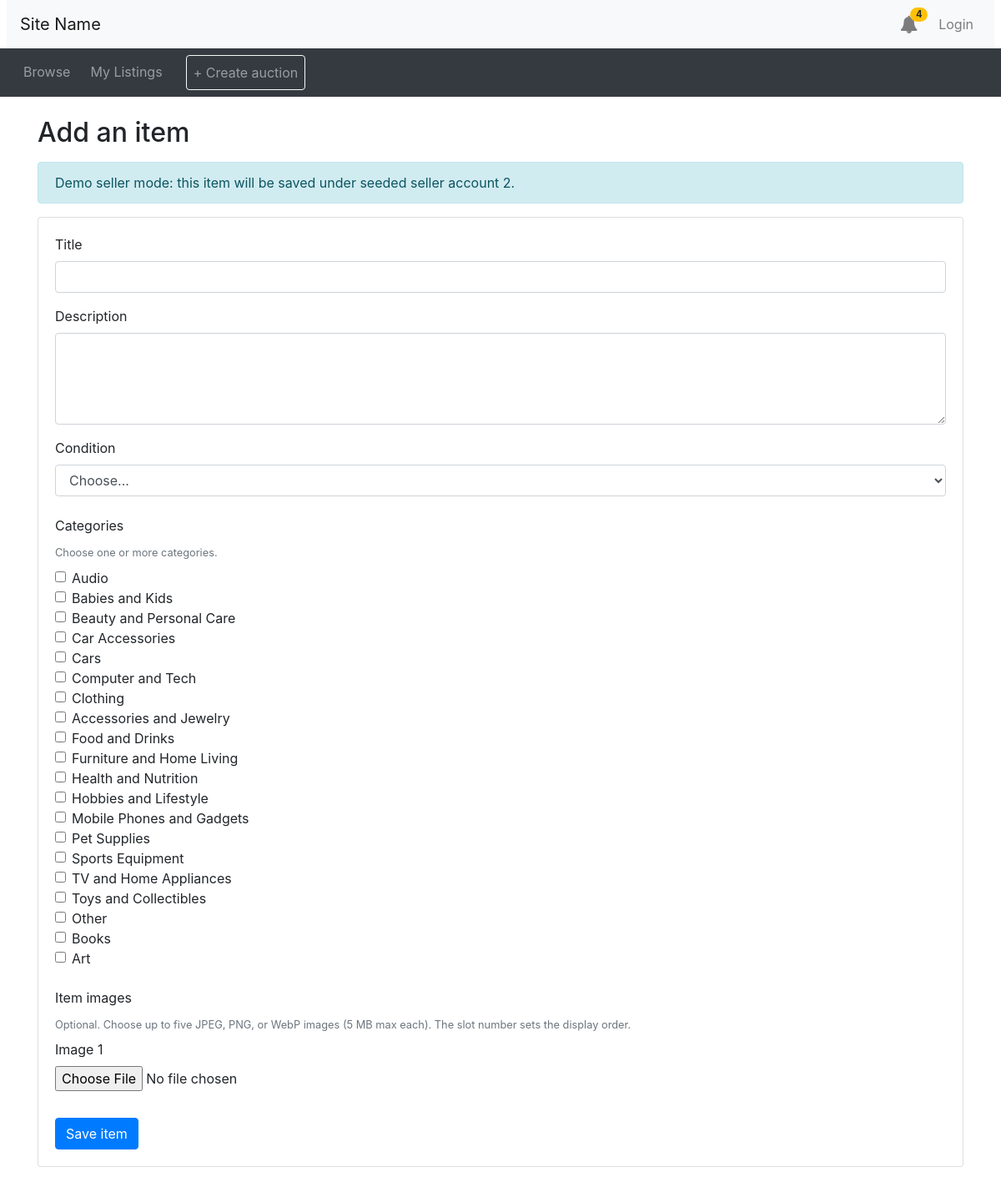
Screenshot of /auction/create_item.php with the database file from the repository.
### tables this page shows
CREATE TABLE Categories (
    categoryId INT UNSIGNED NOT NULL AUTO_INCREMENT PRIMARY KEY,
    name       ENUM(
        'AUDIO',
        'BABIES_AND_KIDS',
        'BEAUTY_AND_PERSONAL_CARE',
        'CAR_ACCESSORIES',
        'CARS',
        'COMPUTER_AND_TECH',
        'CLOTHING',
        'ACCESSORIES_AND_JEWELRY',
        'FOOD_AND_DRINKS',
        'FURNITURE_AND_HOME_LIVING',
        'HEALTH_AND_NUTRITION',
        'HOBBIES_AND_LIFESTYLE',
        'MOBILE_PHONES_AND_GADGETS',
        'PET_SUPPLIES',
        'SPORTS_EQUIPMENT',
        'TV_AND_HOME_APPLIANCES',
        'TOYS_AND_COLLECTIBLES',
        'OTHER',
        'BOOKS',
        'ART'
    ) NOT NULL UNIQUE
);

### auction/create_item.php (the view, shortened to what this page needs)
<?php include_once("header.php")?>
<div class="container my-4">
  <h2 class="my-3">Add an item</h2>
  <div class="alert alert-info">
    Demo seller mode: this item will be saved under seeded seller account 2.
  </div>
<?php
  require_once __DIR__ . '/../sql/database.php';
  $categories = mysqli_query($connection, 'SELECT categoryId, name FROM Categories ORDER BY name');
  $category_labels = [
    'AUDIO' => 'Audio',
    'BABIES_AND_KIDS' => 'Babies and Kids',
    'BEAUTY_AND_PERSONAL_CARE' => 'Beauty and Personal Care',
    'CAR_ACCESSORIES' => 'Car Accessories',
    'CARS' => 'Cars',
    'COMPUTER_AND_TECH' => 'Computer and Tech',
    'CLOTHING' => 'Clothing',
    'ACCESSORIES_AND_JEWELRY' => 'Accessories and Jewelry',
    'FOOD_AND_DRINKS' => 'Food and Drinks',
    'FURNITURE_AND_HOME_LIVING' => 'Furniture and Home Living',
    'HEALTH_AND_NUTRITION' => 'Health and Nutrition',
    'HOBBIES_AND_LIFESTYLE' => 'Hobbies and Lifestyle',
    'MOBILE_PHONES_AND_GADGETS' => 'Mobile Phones and Gadgets',
    'PET_SUPPLIES' => 'Pet Supplies',
    'SPORTS_EQUIPMENT' => 'Sports Equipment',
    'TV_AND_HOME_APPLIANCES' => 'TV and Home Appliances',
    'TOYS_AND_COLLECTIBLES' => 'Toys and Collectibles',
    'OTHER' => 'Other',
    'BOOKS' => 'Books',
    'ART' => 'Art',
  ];
?>
  <div class="card">
    <div class="card-body">
      <form method="post" action="create_item_result.php" enctype="multipart/form-data">
        <div class="form-group">
          <label for="itemTitle">Title</label>
          <input type="text" class="form-control" id="itemTitle" name="title" maxlength="255" required>
        </div>
        <div class="form-group">
          <label for="itemDescription">Description</label>
          <textarea class="form-control" id="itemDescription" name="description" rows="4"></textarea>
        </div>
        <div class="form-group">
          <label for="itemCondition">Condition</label>
          <select class="form-control" id="itemCondition" name="condition" required>
            <option value="">Choose...</option>
          </select>
        </div>
        <fieldset class="form-group">
          <legend class="col-form-label">Categories</legend>
          <small class="form-text text-muted mb-2">Choose one or more categories.</small>
<?php while ($category = mysqli_fetch_assoc($categories)): ?>
          <div class="form-check">
            <input class="form-check-input" type="checkbox" name="category_ids[]" id="category<?php echo (int) $category['categoryId']; ?>" value="<?php echo (int) $category['categoryId']; ?>">
            <label class="form-check-label" for="category<?php echo (int) $category['categoryId']; ?>"><?php echo htmlspecialchars($category_labels[$category['name']] ?? $category['name'], ENT_QUOTES | ENT_SUBSTITUTE, 'UTF-8'); ?></label>
          </div>
<?php endwhile; ?>
        </fieldset>
        <fieldset class="form-group">
          <legend class="col-form-label">Item images</legend>
          <small class="form-text text-muted mb-2">
            Optional. Choose up to five JPEG, PNG, or WebP images (5 MB max each). The slot number sets the display order.
          </small>
<?php for ($image_order = 1; $image_order <= 5; $image_order++): ?>
          <div class="form-group" data-image-field="<?php echo $image_order; ?>" <?php echo $image_order > 1 ? 'hidden' : ''; ?>>
            <label for="itemImage<?php echo $image_order; ?>">Image <?php echo $image_order; ?></label>
            <input type="file" class="form-control-file" id="itemImage<?php echo $image_order; ?>" name="images[<?php echo $image_order; ?>]" accept="image/jpeg,image/png,image/webp">
          </div>
<?php endfor; ?>
        </fieldset>
        <button type="submit" class="btn btn-primary">Save item</button>
      </form>
    </div>
  </div>
</div>
<?php include_once("footer.php")?>

### rows the page displays
categories: name "Audio"
categories: name "Babies and Kids"
categories: name "Beauty and Personal Care"
categories: name "Car Accessories"
categories: name "Cars"
categories: name "Computer and Tech"
categories: name "Clothing"
categories: name "Accessories and Jewelry"
categories: name "Food and Drinks"
categories: name "Furniture and Home Living"
categories: name "Health and Nutrition"
categories: name "Hobbies and Lifestyle"
categories: name "Mobile Phones and Gadgets"
categories: name "Pet Supplies"
categories: name "Sports Equipment"
categories: name "TV and Home Appliances"
categories: name "Toys and Collectibles"
categories: name "Other"
categories: name "Books"
categories: name "Art"

### other values shown
$bell_unread "4"
